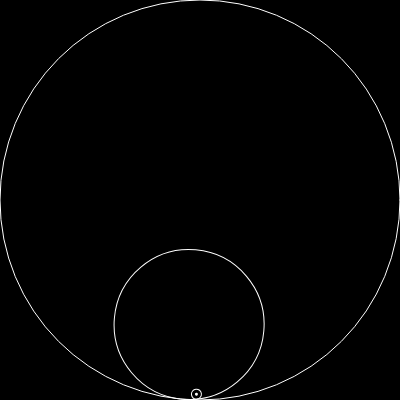
Frame 1 (no input)
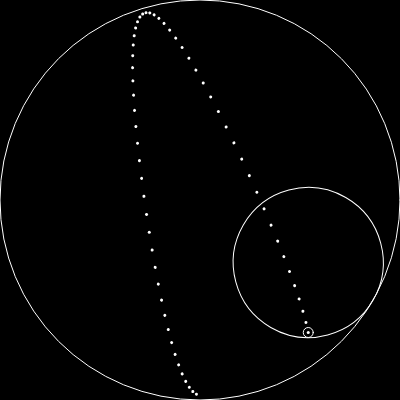
Frame 60 (no input)
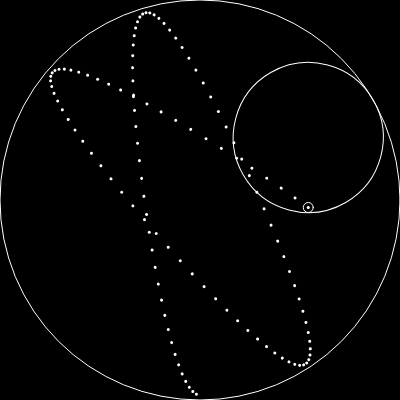
Frame 120 (the mouse pressed at the canvas centre since frame 60)

The p5.js sketch that drew these frames (run headless with seeded random() and noise() and a simulated clock; from frame 60 on, the mouse is pressed at the canvas centre):

// p5.js sketch
// ── sketch.js
let size = 150;
let size2 = 10;
let angle = 0;
let angleSpeed = 5;
let angle2 = 0;
let angle2Speed = -6;

function setup() {
  createCanvas(400, 400);
  colorMode(HSB);
  angleMode(DEGREES);
}

function draw() {
  strokeWeight(1);
  angle += angleSpeed;
  angle2 += angle2Speed;
  translate(width/2, height/2);
  background(0);
  noFill();
  stroke(255);
  ellipse(0, 0, width, height);
  push();
  rotate(angle);
  ellipse(0, (height - size) / 2, size, size);
  push();
  translate(0, (height - size) / 2);
  rotate(-angle);
  rotate(angle2);
  ellipse(0, (size - size2)/2, size2, size2);
  translate(0, -(height - size) / 2);
  pop();
  pop();
  
  push();
  strokeWeight(3);
  let angleCount = 0;
  let angle2Count = 0;
  for(let i = 0; i<frameCount; i++){
    angleCount += angleSpeed;
    angle2Count += angle2Speed;
    push();
    rotate(angleCount);
    translate(0, (height - size) / 2);
    rotate(-angleCount);
    rotate(angle2Count);
    point(0, (size - size2)/2, size2);
    pop();
  }
  pop();
}
